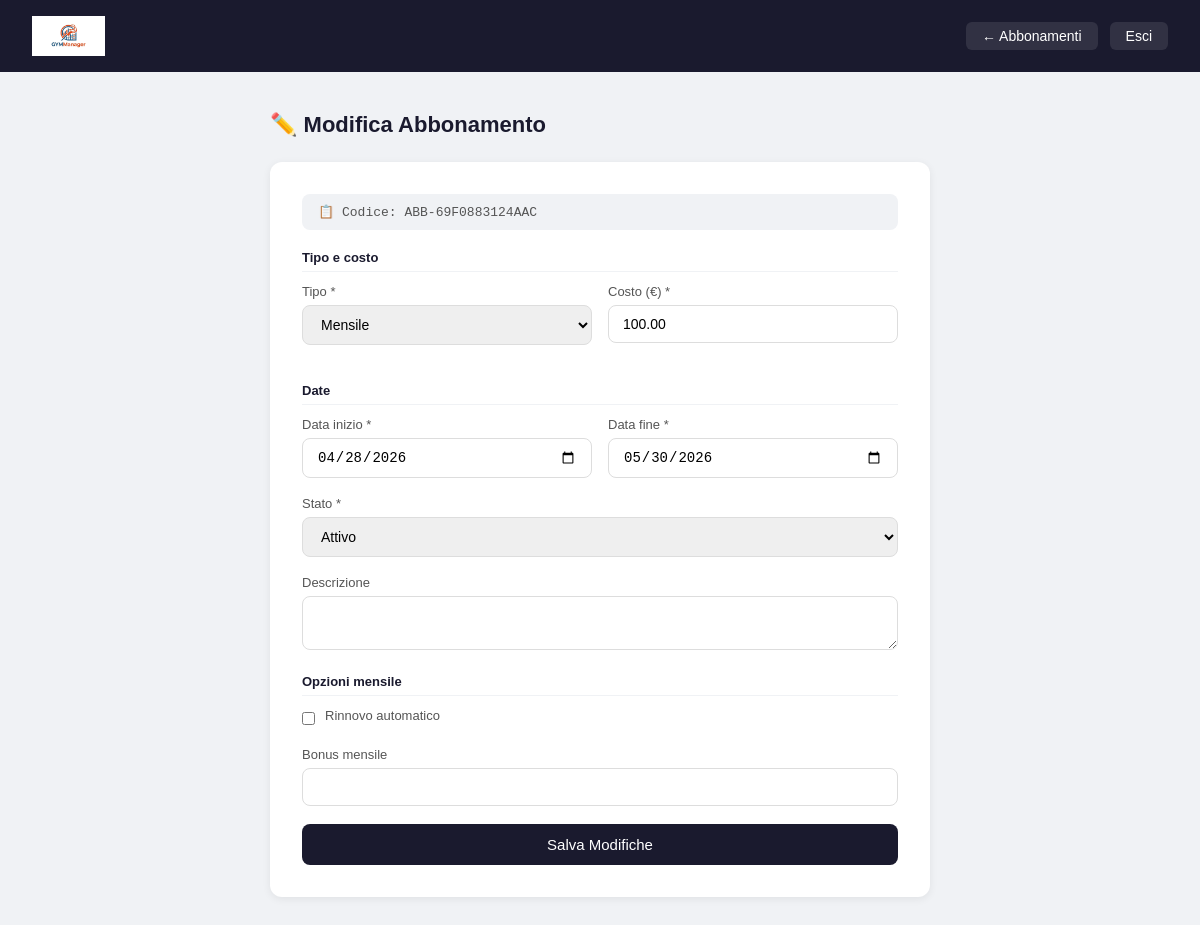
The app's page /palestra/pages/modifica_abbonamento.php?id=7&id_cliente=8 (signed in) with its own data.
### tables this page shows
CREATE TABLE `abbonamento` (
  `id_abbonamento` int(11) NOT NULL,
  `id_cliente` int(11) NOT NULL,
  `codice` varchar(30) NOT NULL,
  `data_inizio` date NOT NULL,
  `data_fine` date NOT NULL,
  `costo` decimal(8,2) NOT NULL,
  `tipo` enum('mensile','annuale') NOT NULL,
  `stato` enum('attivo','scaduto','sospeso','annullato') NOT NULL DEFAULT 'attivo',
  `descrizione` text DEFAULT NULL,
  `rinnovo_automatico` tinyint(1) NOT NULL DEFAULT 0,
  `bonus_mensile` varchar(100) DEFAULT NULL,
  `bonus_annuale` varchar(100) DEFAULT NULL,
  `pagamento_rateizzato` tinyint(1) NOT NULL DEFAULT 0
);

### palestra/pages/modifica_abbonamento.php (the view, shortened to what this page needs)
<?php
require_once "../config/db.php";
$id = $_GET['id'] ?? null;
$id_cliente = $_GET['id_cliente'] ?? null;
$stmt = $pdo->prepare("SELECT * FROM ABBONAMENTO WHERE id_abbonamento = ?");
$stmt->execute([$id]);
$abbonamento = $stmt->fetch();
?>
<!DOCTYPE html>
<html lang="it">
<head>
</head>
<body>
<div class="navbar">
    <img src="../assets/logo.jpg" style="height:40px;">
    <div style="display:flex; gap:12px;">
        <a href="abbonamenti.php?id_cliente=<?= $id_cliente ?>">← Abbonamenti</a>
        <a href="../logout.php">Esci</a>
    </div>
</div>
<div class="contenuto">
    <h2>✏️ Modifica Abbonamento</h2>
    <div class="form-box">
        <div class="codice-box">📋 Codice: <?= htmlspecialchars($abbonamento['codice']) ?></div>
        <form method="POST">
            <div class="sezione">Tipo e costo</div>
            <div class="riga">
                <div class="campo">
                    <label>Tipo *</label>
                    <select name="tipo" required id="tipo" onchange="mostraOpzioni()">
                        <option value="mensile" <?= $abbonamento['tipo']=='mensile'?'selected':'' ?>>Mensile</option>
                    </select>
                </div>
                <div class="campo">
                    <label>Costo (€) *</label>
                    <input type="number" name="costo" required min="0" step="0.01" value="<?= $abbonamento['costo'] ?>">
                </div>
            </div>
            <div class="sezione">Date</div>
            <div class="riga">
                <div class="campo">
                    <label>Data inizio *</label>
                    <input type="date" name="data_inizio" required value="<?= $abbonamento['data_inizio'] ?>">
                </div>
                <div class="campo">
                    <label>Data fine *</label>
                    <input type="date" name="data_fine" required value="<?= $abbonamento['data_fine'] ?>">
                </div>
            </div>
            <div class="campo">
                <label>Stato *</label>
                <select name="stato" required>
                    <option value="attivo" <?= $abbonamento['stato']=='attivo'?'selected':'' ?>>Attivo</option>
                </select>
            </div>
            <div class="campo">
                <label>Descrizione</label>
                <textarea name="descrizione" rows="2"><?= htmlspecialchars($abbonamento['descrizione'] ?? '') ?></textarea>
            </div>
            <div class="sezione opzioni-mensile" id="sez-mensile">Opzioni mensile</div>
            <div class="opzioni-mensile" id="div-mensile">
                <div class="campo">
                    <div class="checkbox-row">
                        <input type="checkbox" name="rinnovo_automatico" id="rinnovo" <?= $abbonamento['rinnovo_automatico'] ? 'checked' : '' ?>>
                        <label for="rinnovo">Rinnovo automatico</label>
                    </div>
                </div>
                <div class="campo">
                    <label>Bonus mensile</label>
                    <input type="text" name="bonus_mensile" value="<?= htmlspecialchars($abbonamento['bonus_mensile'] ?? '') ?>">
                </div>
            </div>
            <button type="submit" class="btn">Salva Modifiche</button>
        </form>
    </div>
</div>
</body>
</html>

### palestra/pages/modifica_abbonamento.php (style rules this page uses)
* { margin: 0; padding: 0; box-sizing: border-box; }
body { font-family: Arial, sans-serif; background: #f0f2f5; }
.navbar { background: #1a1a2e; color: white; padding: 16px 32px; display: flex; justify-content: space-between; align-items: center; }
.navbar a { color: white; text-decoration: none; font-size: 14px; background: rgba(255,255,255,0.1); padding: 6px 16px; border-radius: 6px; }
.contenuto { max-width: 700px; margin: 40px auto; padding: 0 20px; }
h2 { font-size: 22px; color: #1a1a2e; margin-bottom: 24px; }
.form-box { background: white; border-radius: 12px; padding: 32px; box-shadow: 0 2px 8px rgba(0,0,0,0.07); }
.riga { display: grid; grid-template-columns: 1fr 1fr; gap: 16px; }
.campo { margin-bottom: 18px; }
label { display: block; font-size: 13px; color: #555; margin-bottom: 6px; }
input, select, textarea { width: 100%; padding: 10px 14px; border: 1px solid #ddd; border-radius: 8px; font-size: 14px; outline: none; }
.checkbox-row { display: flex; align-items: center; gap: 10px; font-size: 14px; color: #333; }
.checkbox-row input { width: auto; }
.btn { background: #1a1a2e; color: white; padding: 12px 28px; border: none; border-radius: 8px; font-size: 15px; cursor: pointer; width: 100%; }
.sezione { font-size: 13px; font-weight: bold; color: #1a1a2e; margin: 20px 0 12px; padding-bottom: 6px; border-bottom: 1px solid #f0f2f5; }
.codice-box { background: #f0f2f5; border-radius: 8px; padding: 10px 16px; font-family: monospace; font-size: 13px; color: #555; margin-bottom: 20px; }
.opzioni-mensile, .opzioni-annuale { display: none; }

### records on screen
abbonamento: codice "ABB-69F0883124AAC", tipo "Mensile", costo "100.00", data_inizio "04/28/2026", data_fine "05/30/2026", stato "Attivo"
